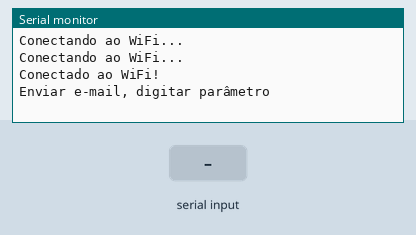
The sketch below on a simulated ESP32. On the bench: the last lines printed to the serial monitor. Inputs (shaded band) come from the test bench. WiFi joins after 1.5 s; servers stay silent unless stated; the local clock reads 2024-03-15 10:24:30 at power-on unless the sketch sets it.

Above: at 4.2 s.
4.3 s: "90,45\n" received over Serial
At 6.7 s:
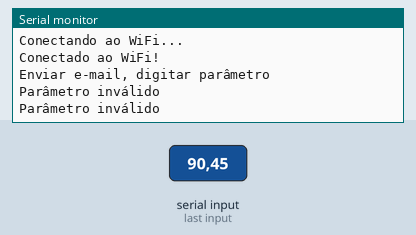
7.5 s: "1\n" received over Serial
At 9.0 s:
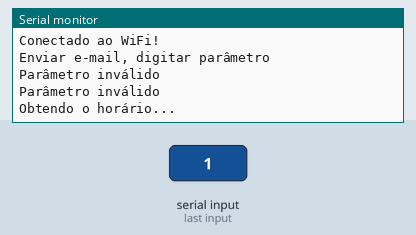

Measured:
- after the input at 4.3 s, the serial monitor: prints a new line after 0.70 s (image 1)
- after the input at 7.5 s, the serial monitor: prints a new line at once (image 2)

The sketch:

codigo_maria.ino
```cpp
#include <WiFi.h>
#include <ESP_Mail_Client.h>
#include <time.h>

#define WIFI_SSID "Galaxy S21 FE 5Gb878"
#define WIFI_PASSWORD "cocozeira"
#define SMTP_HOST "smtp.gmail.com"
#define SMTP_PORT 465
#define AUTOR_EMAIL "projetopilltimealarm@gmail.com"
#define AUTOR_SENHA "uiie xirw uurf bfdm" // Removidos espaços extras

class DateTimeModule {
private:
    int dia;
    int mes;
    int ano;
    int hora;
    int minuto;
    int segundo;

public:
    DateTimeModule() {
        // Conecta-se à rede WiFi

        // Configura o RTC para GMT-3 (3 horas a menos que o UTC)
        configTime(-3 * 3600, 0, "pool.ntp.org"); // Configura para usar o servidor NTP e subtrai o deslocamento de 3 horas

        Serial.println("Obtendo o horário...");

        // Aguarda a sincronização do horário
        time_t now = time(nullptr);
        while (now < 1609459200) { // Verifica se o horário é válido (01/01/2021)
            delay(1000);
            Serial.println("Aguardando sincronização do horário...");
            now = time(nullptr);
        }

        // Obtem a data e hora atual
        struct tm *localTime = localtime(&now);

        // Armazena a data em variáveis separadas
        dia = localTime->tm_mday;
        mes = localTime->tm_mon + 1; // Adiciona 1 pois tm_mon começa de 0 (janeiro é 0)
        ano = localTime->tm_year + 1900; // tm_year é o ano desde 1900

        // Armazena o horário em variáveis separadas
        hora = localTime->tm_hour;
        minuto = localTime->tm_min;
        segundo = localTime->tm_sec;
    }

    int getDia() { return dia; }
    int getMes() { return mes; }
    int getAno() { return ano; }
    int getHora() { return hora; }
    int getMinuto() { return minuto; }
    int getSegundo() { return segundo; }

    String obterHoraAtual() {
        return String(getHora()) + ":" + String(getMinuto()) + ":" + String(getSegundo());
    }
};

SMTPSession smtp;

bool enviaEmail(String messageTXT, String assunto, String emailDestinatario);

void smtpCallback(SMTP_Status status);

void setup() {
  WiFi.begin(WIFI_SSID, WIFI_PASSWORD);
        while (WiFi.status() != WL_CONNECTED) {
            delay(1000);
            Serial.println("Conectando ao WiFi...");
        }
        Serial.println("Conectado ao WiFi!");
    Serial.begin(115200);
    delay(1000);

    Serial.println("\nEnviar e-mail, digitar parâmetro");

    smtp.debug(1);
    smtp.callback(smtpCallback);
}

void loop() {
    // Verifica se há algo na porta serial
    if (Serial.available() > 0) {
        int parametro = Serial.parseInt(); // Lê o parâmetro recebido

        if (parametro == 1) {
            // Parâmetro 1: Remédio tomado no horário
            DateTimeModule dateTime; // Cria uma instância do módulo de data e hora
            String horaAtual = dateTime.obterHoraAtual(); // Obtém a hora atual do módulo
            String mensagem = "Remédio tomado no horário " + horaAtual;
            String assunto = "Remédio tomado";
            String destinatario = "me15degrees@gmail.com"; // Insira o e-mail do destinatário
            enviaEmail(mensagem, assunto, destinatario);
        } else if (parametro == 2) {
            // Parâmetro 2: Remédio não tomado no prazo de 15 minutos
            String mensagem = "Remédio não foi tomado no prazo de 15 minutos";
            String assunto = "Aviso de atraso no remédio";
            String destinatario = "me15degrees@gmail.com"; // Insira o e-mail do destinatário
            enviaEmail(mensagem, assunto, destinatario);
        } else {
            Serial.println("Parâmetro inválido");
        }
    }
    delay(1000); // Adiciona um pequeno atraso para evitar a execução rápida do loop
}

bool enviaEmail(String messageTXT, String assunto, String emailDestinatario) {
    ESP_Mail_Session session;
    session.server.host_name = SMTP_HOST;
    session.server.port = SMTP_PORT;
    session.login.email = AUTOR_EMAIL;
    session.login.password = AUTOR_SENHA;
    session.login.user_domain = "";
    session.time.ntp_server = F("time.google.com");
    session.time.gmt_offset = -3;
    session.time.day_light_offset = 0;

    SMTP_Message message;
    message.sender.name = "PillTime Alarm";
    message.sender.email = AUTOR_EMAIL;
    message.subject = assunto;
    message.addRecipient("", emailDestinatario); // Insira o nome do destinatário, se necessário
    message.text.content = messageTXT.c_str();
    message.text.charSet = "utf-8";
    message.text.transfer_encoding = Content_Transfer_Encoding::enc_7bit;
    message.priority = esp_mail_smtp_priority::esp_mail_smtp_priority_low;
    message.response.notify = esp_mail_smtp_notify_success |
                                esp_mail_smtp_notify_failure |
                                esp_mail_smtp_notify_delay;

    if (!smtp.connect(&session))
        return false;

    if (!MailClient.sendMail(&smtp, &message)) {
        Serial.println("Erro ao enviar e-mail, " + smtp.errorReason());
        return false;
    }
    return true;
}

void smtpCallback(SMTP_Status status) {
    Serial.println(status.info());
    if (status.success()) {
        Serial.println("----------------");
        ESP_MAIL_PRINTF("Mensagem enviada com sucesso: %d\n", status.completedCount());
        ESP_MAIL_PRINTF("Falha na mensagem enviada: %d\n", status.failedCount());
        Serial.println("----------------\n");
        struct tm dt;

        for (size_t i = 0; i < smtp.sendingResult.size(); i++) {
            SMTP_Result result = smtp.sendingResult.getItem(i);
            time_t ts = (time_t)result.timestamp;
            localtime_r(&ts, &dt);

            ESP_MAIL_PRINTF("Message No: %d\n", i + 1);
            ESP_MAIL_PRINTF("Status: %s\n", result.completed ? "sucesso" : "fracassado");
            ESP_MAIL_PRINTF("Data/Hora: %d/%d/%d %d:%d:%d\n",
                            dt.tm_year + 1900,
                            dt.tm_mon + 1,
                            dt.tm_mday,
                            dt.tm_hour,
                            dt.tm_min,
                            dt.tm_sec);
            ESP_MAIL_PRINTF("Recebedor: %s\n", result.recipients);
            ESP_MAIL_PRINTF("Sujeito: %s\n", result.subject);
        }
        Serial.println("----------------\n");
    }
}
```
